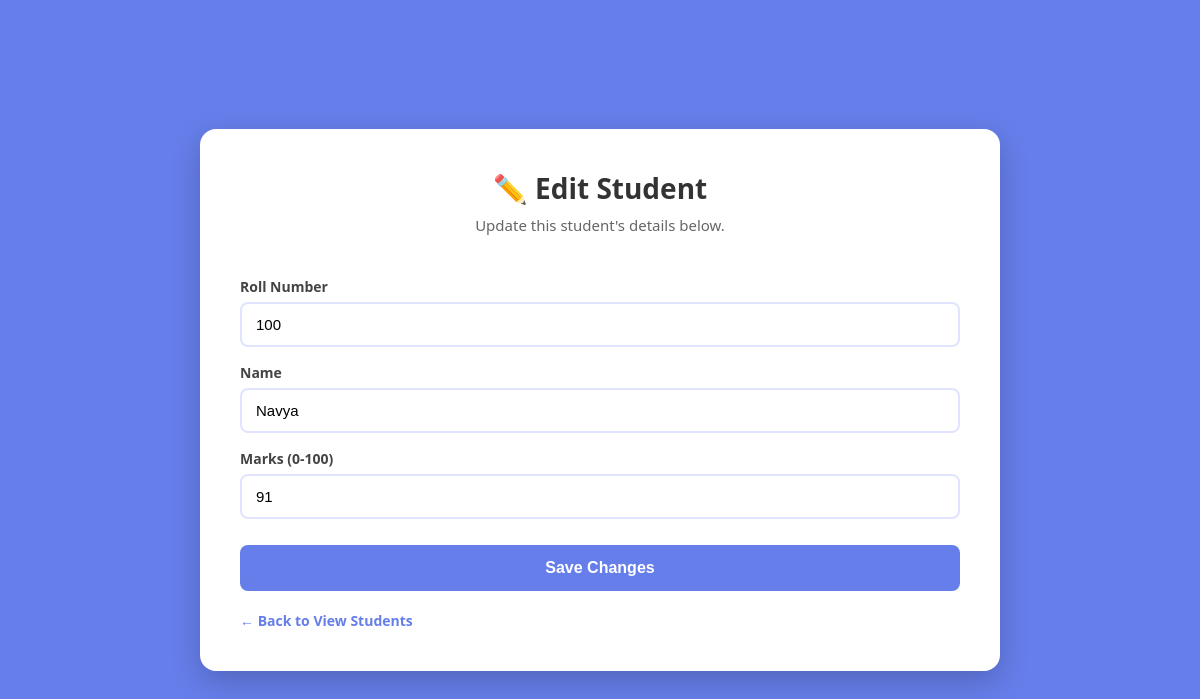
/edit/4 (signed in), run on the app's committed database.
### tables this page shows
CREATE TABLE students (
            id INTEGER PRIMARY KEY AUTOINCREMENT,
            roll_no INTEGER NOT NULL UNIQUE,
            name TEXT NOT NULL,
            marks INTEGER NOT NULL
        );

### app.py (the view, shortened to what this page needs)
@app.route("/edit/<int:student_id>", methods=["GET", "POST"])
@login_required
def edit_student(student_id):
    student = database.get_student_by_id(student_id)
    if student is None:
        return "Student not found.", 404
    error_message = None
    return render_template("edit.html", student=student, error_message=error_message)

### app.py (called while the page is built)
def login_required(view_function):
    @wraps(view_function)
    def wrapped_view(*args, **kwargs):
        if "user_id" not in session:
            return redirect(url_for("login"))
        return view_function(*args, **kwargs)
    return wrapped_view

### database.py (called while the page is built)
def get_connection():
    connection = sqlite3.connect(DATABASE_NAME)
    connection.row_factory = sqlite3.Row  # lets us access columns by name, like row["name"]
    return connection

def get_student_by_id(student_id):
    connection = get_connection()
    cursor = connection.cursor()
    cursor.execute("SELECT * FROM students WHERE id = ?", (student_id,))
    row = cursor.fetchone()
    connection.close()
    return row

### templates/edit.html (shortened to what this page needs)
<!DOCTYPE html>
<html lang="en">
<head>
    <link rel="stylesheet" href="{{ url_for('static', filename='style.css') }}">
</head>
<body>
    <div class="container">
        <h1>✏️ Edit Student</h1>
        <p class="subtitle">Update this student's details below.</p>
        <form method="POST" class="student-form">
            <label for="roll_no">Roll Number</label>
            <input type="text" id="roll_no" name="roll_no" value="{{ student['roll_no'] }}" required>
            <label for="name">Name</label>
            <input type="text" id="name" name="name" value="{{ student['name'] }}" required>
            <label for="marks">Marks (0-100)</label>
            <input type="text" id="marks" name="marks" value="{{ student['marks'] }}" required>
            <button type="submit" class="btn-primary">Save Changes</button>
        </form>
        <a href="/students" class="back-link">&larr; Back to View Students</a>
    </div>
</body>
</html>

### static/style.css (style rules this page uses)
* { margin: 0; padding: 0; box-sizing: border-box; }
body { font-family: 'Segoe UI', Arial, sans-serif; background: #667eea; min-height: 100vh; display: flex; align-items: center; justify-content: center; padding: 20px; }
.container { background: #ffffff; max-width: 800px; width: 100%; padding: 40px; border-radius: 16px; box-shadow: 0 10px 30px rgba(0, 0, 0, 0.2); }
h1 { text-align: center; color: #333333; font-size: 28px; margin-bottom: 8px; }
.subtitle { text-align: center; color: #666666; margin-bottom: 32px; font-size: 15px; }
.student-form { display: flex; flex-direction: column; gap: 6px; }
.student-form label { font-weight: 600; color: #444444; font-size: 14px; margin-top: 10px; }
.student-form input { padding: 12px 14px; border: 2px solid #e0e4ff; border-radius: 8px; font-size: 15px; outline: none; transition: border-color 0.2s ease; }
.btn-primary { margin-top: 20px; padding: 14px; background: #667eea; color: #ffffff; border: none; border-radius: 8px; font-size: 16px; font-weight: 600; cursor: pointer; transition: background 0.2s ease; }
.back-link { display: inline-block; margin-top: 20px; color: #667eea; text-decoration: none; font-weight: 600; font-size: 14px; }

### data on the page
students: roll_no "100", name "Navya", marks "91"
